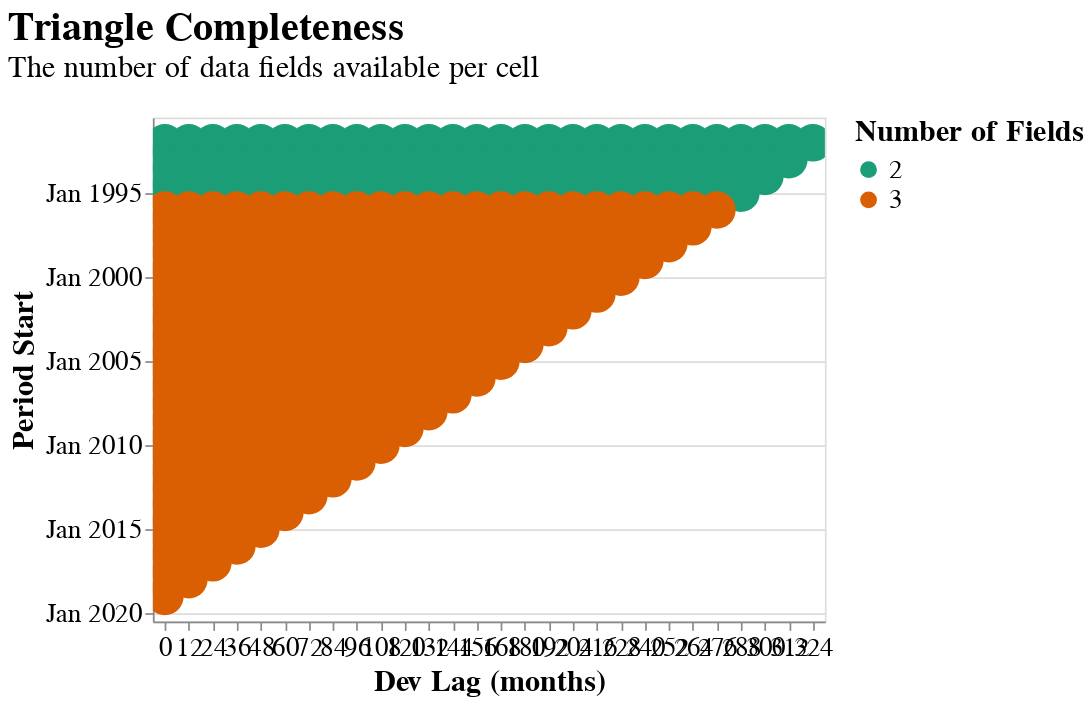

The code cell stored with this chart in its notebook:
### Code cell
big_triangle.plot_data_completeness()

### Figure 1 — Vega-Lite specification as saved in the notebook (floating-point values rounded to 4 significant figures; data arrays with more than 128 entries replaced by an {"elided": "..."} marker saying what was removed)
{"autosize": {"contains": "content", "resize": true}, "config": {"style": {"group-title": {"fontSize": 24}, "group-subtitle": {"fontSize": 18}, "guide-label": {"fontSize": 16, "font": "sans-serif"}, "guide-title": {"fontSize": 18, "font": "sans-serif"}}, "mark": {"color": "#1f8fff"}, "title": {"anchor": "start", "offset": 20}, "legend": {"orient": "right", "titleAnchor": "start", "layout": {"direction": "vertical"}, "labelFontSize": 16.0, "titleFontSize": 18.0}, "axis": {"labelFontSize": 16.0, "titleFontSize": 18.0}}, "data": {"values": {"elided": "406 records"}}, "mark": {"type": "circle", "opacity": 1, "size": 500.0}, "encoding": {"color": {"condition": {"param": "param_92", "field": "Number of Fields", "scale": {"scheme": "dark2"}, "type": "nominal"}, "value": "lightgray"}, "tooltip": [{"field": "period_start", "title": "Period Start", "type": "temporal"}, {"field": "period_end", "title": "Period End", "type": "temporal"}, {"field": "evaluation_date", "title": "Evaluation Date", "type": "temporal"}, {"field": "dev_lag", "title": "Dev Lag (months)", "type": "nominal"}, {"field": "Fields", "type": "nominal"}], "x": {"axis": {"labelAngle": 0}, "field": "dev_lag", "scale": {"zero": true}, "title": "Dev Lag (months)", "type": "nominal"}, "y": {"field": "period_start", "scale": {"padding": 15, "reverse": true}, "timeUnit": "yearmonth", "title": "Period Start", "type": "temporal"}}, "height": 300, "params": [{"name": "param_92", "select": {"type": "point"}}, {"name": "param_93", "select": {"type": "interval", "encodings": ["x", "y"]}, "bind": "scales"}], "title": {"text": "Triangle Completeness", "subtitle": "The number of data fields available per cell"}, "width": 400, "$schema": "https://vega.github.io/schema/vega-lite/v5.20.1.json"}
